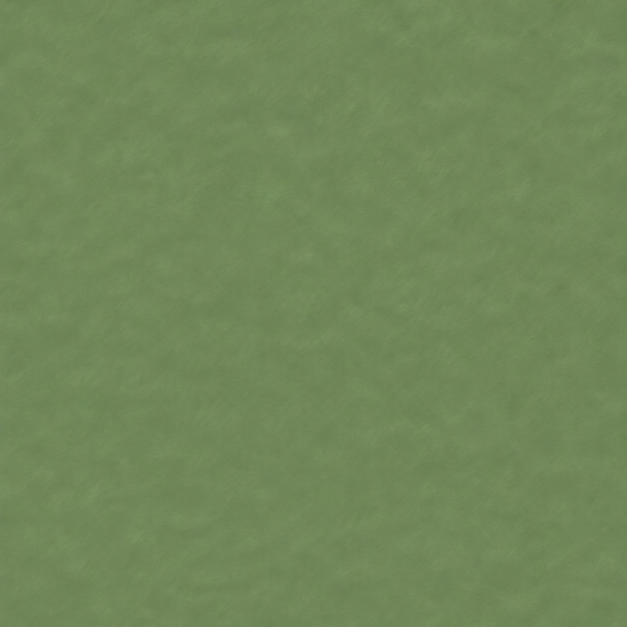
#> input picture assets/illustrated-world-v12-ground-study/candidate-edit.png, 1254 x 1254 px (shown at 1/2 size); the run also reads 1 picture not shown here
$ python produce.py
#> lines starting #> are read from the running program, lines starting #| are printed output that depends on the picture
"""Local art derivative only. Deterministic periodic synthesis, no runtime edits.
Existing Pillow/numpy; run from any directory. Source files never overwritten.
"""
from pathlib import Path
import hashlib,json
import numpy as np
from PIL import Image,ImageDraw,ImageFont
OUT=Path(__file__).resolve().parent
ROOT=OUT.parents[1]
FONT=ImageFont.truetype('C:/Windows/Fonts/segoeui.ttf',18)
SMALL=ImageFont.truetype('C:/Windows/Fonts/segoeui.ttf',14)
BASE=np.array([107.,132.,99.])
def sha(p):return hashlib.sha256(p.read_bytes()).hexdigest()
def label(im,xy,text):ImageDraw.Draw(im).text(xy,text,font=FONT,fill='#edf4f8')
def tile(im,n):
    out=Image.new(im.mode,(im.width*n,im.height*n))
    for y in range(n):
        for x in range(n):out.paste(im,(x*im.width,y*im.height))
    return out
def metric(a):
    a=np.asarray(a).astype(float)
    def stat(v):return {'mean':float(v.mean()),'p95':float(np.percentile(v,95)),'max':float(v.max())}
    return {'wrapX':stat(abs(a[:,0]-a[:,-1])),'wrapY':stat(abs(a[0]-a[-1])),
            'internalX':stat(abs(np.diff(a,axis=1))),'internalY':stat(abs(np.diff(a,axis=0)))}
def periodic_blur(a,sigma):
    fy=np.fft.fftfreq(a.shape[0])[:,None];fx=np.fft.fftfreq(a.shape[1])[None,:]
    f=np.exp(-2*np.pi**2*sigma*sigma*(fx*fx+fy*fy))
    return np.fft.ifft2(np.fft.fft2(a,axes=(0,1))*f[:,:,None],axes=(0,1)).real
def produce():
    source=ROOT/'assets/illustrated-world-v12-ground-study/candidate-edit.png'
    source2=ROOT/'assets/illustrated-world-v12-ground-study/candidate-new.png'
    assert sha(source)=='52794fb984fa6d89a2da90f9c7baaac0a6119b0f20886f1a126bf82f04963712'
    assert sha(source2)=='40141e82eb999ea2e6dd9735b32f3972e58ddb00dbb8a28e40888e464deabaa3'
    a=np.asarray(Image.open(source).convert('RGB').resize((1024,1024),Image.Resampling.LANCZOS)).astype(float)
    b=np.asarray(Image.open(source2).convert('RGB').resize((1024,1024),Image.Resampling.LANCZOS)).astype(float)
    # Two measured source power spectra; remove inherited diagonal low-frequency structure.
    fy=np.fft.fftfreq(1024)[:,None]*1024;fx=np.fft.fftfreq(1024)[None,:]*1024
    radius=np.sqrt(fx*fx+fy*fy);bins=np.rint(radius).astype(int)
    lum=(a.mean(axis=2)+b.mean(axis=2))*.5
    power=abs(np.fft.fft2(lum-lum.mean()))**2
    radial=np.bincount(bins.ravel(),weights=power.ravel())/np.maximum(1,np.bincount(bins.ravel()))
#> radial = 725 values, max 2.11e+09 at index 2, min 4.17e-15 at index 0, mean 25704104.1
    spectrum=np.sqrt(.92*radial[bins]+.08*power)
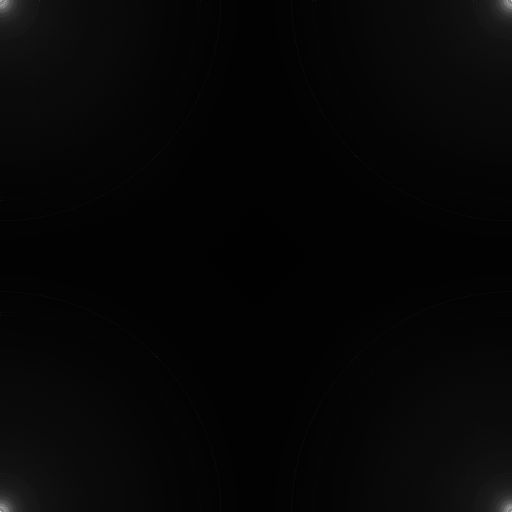
#> spectrum: shape (1024, 1024) float64 (shown at 1/2 size); min 6.45e-08, max 49167.4, mean 1174.9; drawn with min black and max white
    highpass=1-np.exp(-(radius/14)**4)
    lowpass=np.exp(-(radius/330)**4)
    rng=np.random.default_rng(120019)
    noise=np.fft.fft2(rng.normal(size=(1024,1024)))
    unit=noise/np.maximum(abs(noise),1e-12)
    grain=np.fft.ifft2(unit*spectrum*highpass*lowpass).real
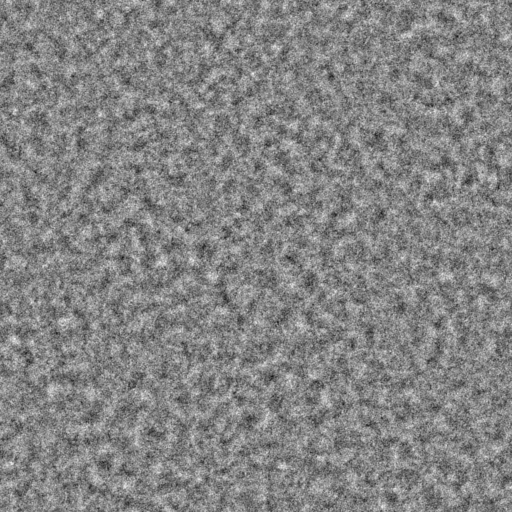
#> grain: shape (1024, 1024) float64 (shown at 1/2 size); min -6.59, max 6.13, mean 7.59e-19; drawn with min black and max white
    grain=grain/grain.std()*1.9
    # Quiet non-directional periodic meadow variation; no recognizable features.
    broad=periodic_blur(rng.normal(size=(1024,1024,1)),18)[:,:,0]
    broad=broad/broad.std()*1.05
    value=grain+broad
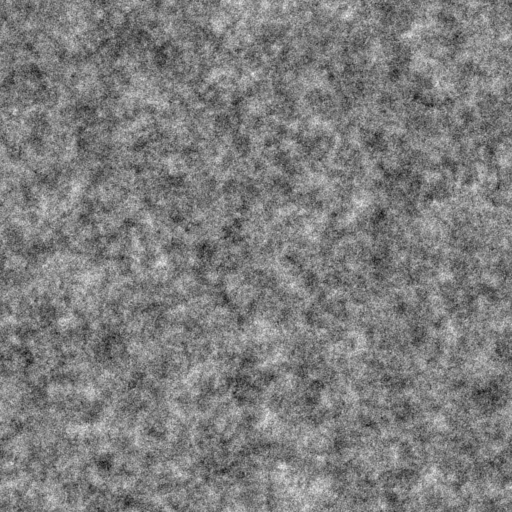
#> value: shape (1024, 1024) float64 (shown at 1/2 size); min -10.24, max 10.46, mean -0.00421; drawn with min black and max white
    rgb=np.clip(np.rint(BASE+value[:,:,None]*np.array([1,.95,.85])),0,255).astype('uint8')
    im=Image.fromarray(rgb).convert('RGBA');im.save(OUT/'temperate-ground-v12a.png')
    tile(im,2).save(OUT/'repeat-2x2-full.png')
#> in tile, `out=Image.new(im.mode,(im.width*n,im.height*n))`: out: PIL image 2048x2048 RGBA; every value is 0
    tile(im,4).save(OUT/'repeat-4x4-full.png')
#> in tile (call 2), `out=Image.new(im.mode,(im.width*n,im.height*n))`: out: PIL image 4096x4096 RGBA; every value is 0
    board=Image.new('RGB',(1560,850),'#18252e')
    label(board,(15,12),'LOCAL ART STUDY - before / periodic processed derivative; no Roblox filtering claim')
    for x,name,src in [(15,'Retained source (2x2)',Image.open(source).convert('RGBA')),(795,'Corrected material (4x4)',im)]:
        label(board,(x,45),name)
        board.paste(tile(src,2 if x==15 else 4).resize((750,750),Image.Resampling.LANCZOS),(x,80))
#> in tile (call 3), `out=Image.new(im.mode,(im.width*n,im.height*n))`: out: PIL image 2508x2508 RGBA; every value is 0
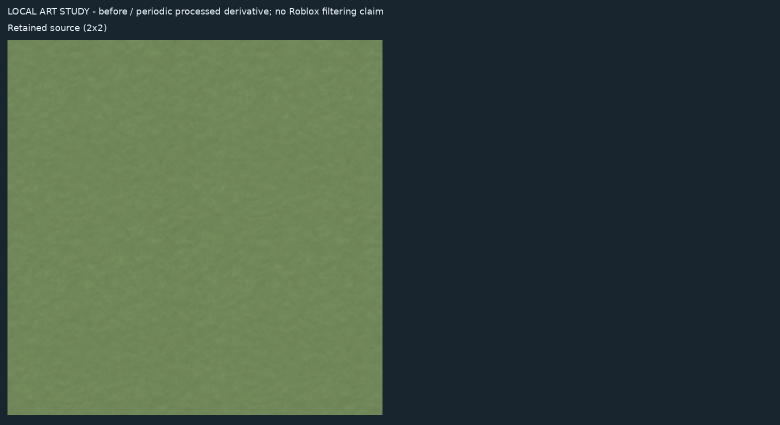
#> board: PIL image 1560x850 RGB (shown at 1/2 size); mean R, G, B 62.3, 79.2, 64.8
    board.save(OUT/'before-after-repeat.png')
    # Wrapped offsets move real joins to centre for magnified inspection.
    wrapped=np.roll(np.roll(rgb,512,axis=0),512,axis=1)
    edge=Image.fromarray(wrapped).crop((464,464,560,560))
    board=Image.new('RGB',(1200,690),'#18252e')
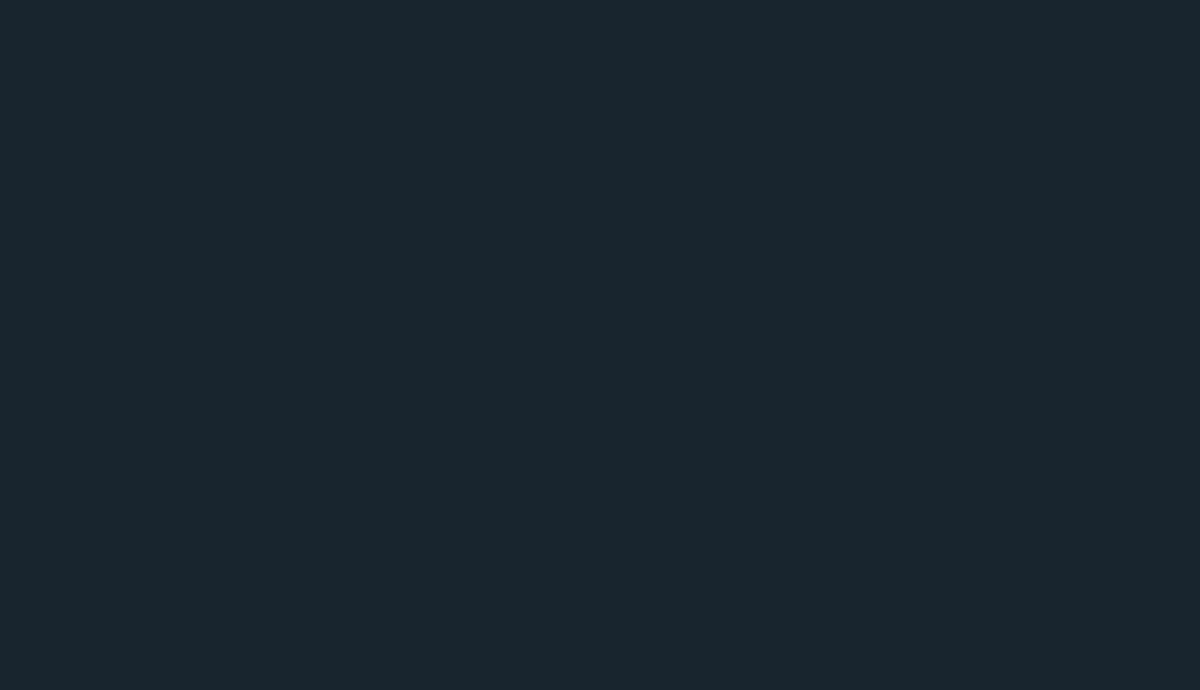
#> board: PIL image 1200x690 RGB; mean R, G, B 24, 37, 46
    label(board,(15,12),'True wrapping junction at centre - 96px enlarged 6x; no edge copying')
    board.paste(edge.resize((576,576),Image.Resampling.NEAREST),(15,60))
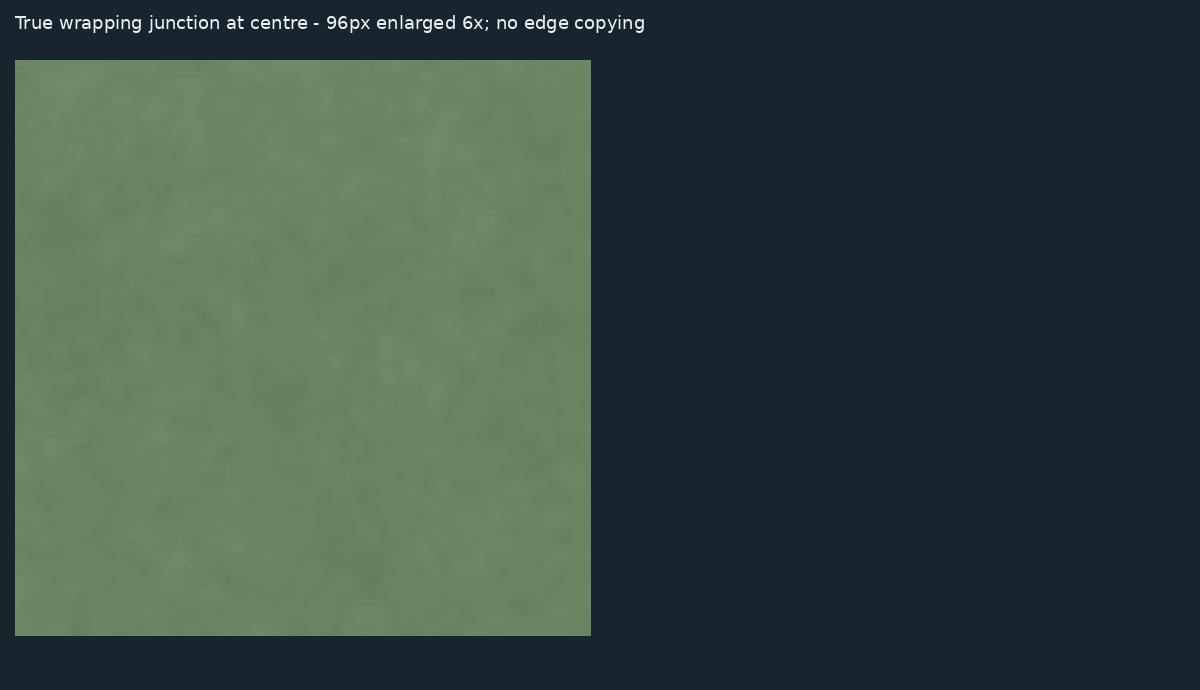
#> board: PIL image 1200x690 RGB; mean R, G, B 57.8, 75.6, 67.7
    filtered=periodic_blur(rgb,1.5)
    filtered=np.roll(np.roll(filtered,512,axis=0),512,axis=1)
    board.paste(Image.fromarray(np.clip(np.rint(filtered),0,255).astype('uint8')).crop((464,464,560,560)).resize((576,576),Image.Resampling.NEAREST),(610,60))
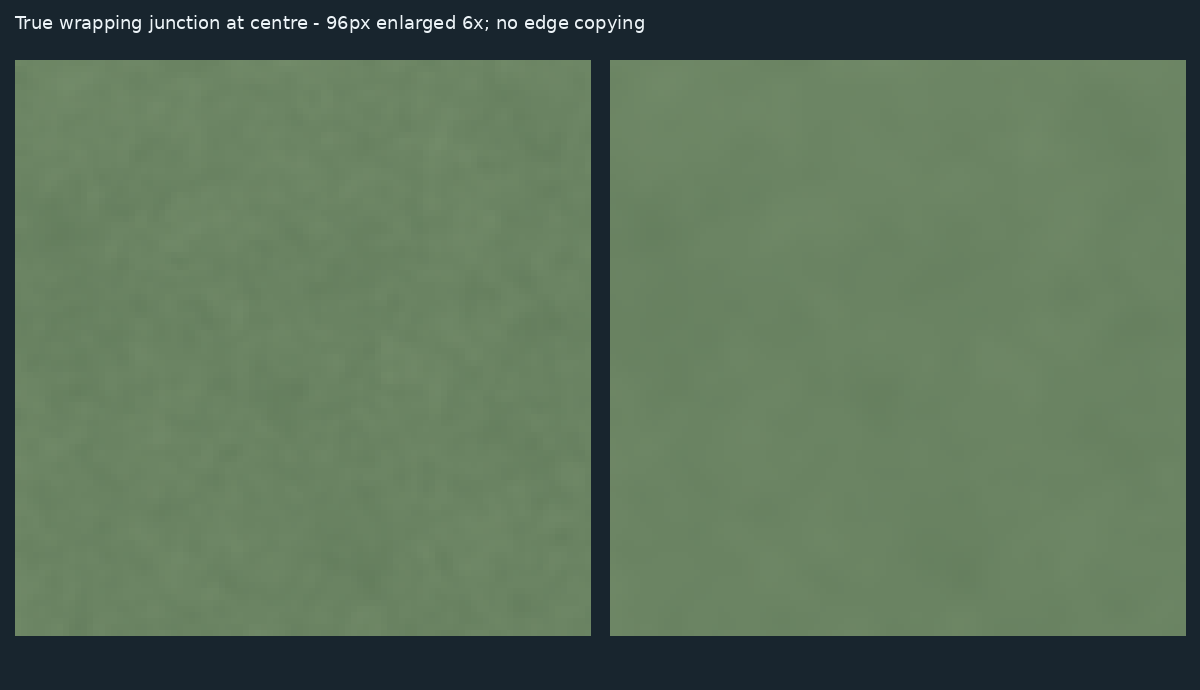
#> board: PIL image 1200x690 RGB; mean R, G, B 90.9, 113.5, 88.9
    label(board,(15,643),'Unfiltered pixels');label(board,(610,643),'Periodic Gaussian 1.5px - local diagnostic')
    board.save(OUT/'edge-examination.png')
    crop=Image.new('RGBA',(1024,1024))
#> crop: PIL image 1024x1024 RGBA; every value is 0
    for y in range(4):
        for x in range(4):crop.paste(im.crop((x*256,y*256,(x+1)*256,(y+1)*256)),(x*256,y*256))
    assert crop.tobytes()==im.tobytes()
#> (the run stopped early here; a loop or call above may not have finished)
